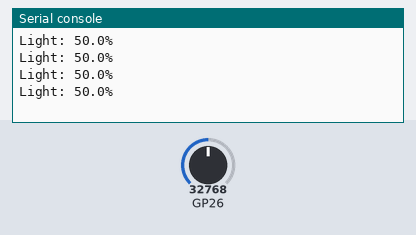
The program below on a simulated Raspberry Pi Pico running MicroPython. Parts: the last lines printed to the serial console. The inputs (shaded band) are chosen by the test bench; at power-on: GP26 = 32768 (analog values on the 0–65535 scale).

Above: at 1.2 s.
1.3 s: GP26 set to 45874
At 1.54 s:
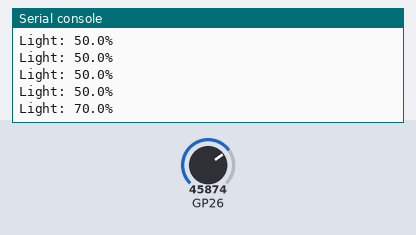
2.8 s: GP26 set to 57670
At 2.86 s:
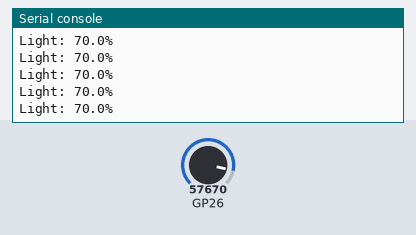
Timing chart, 0 to 5.8 s (numbered marks = the images above; inputs shaded):
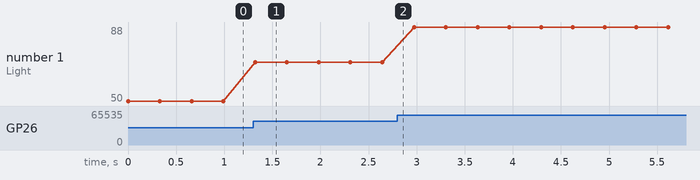

The program:

photoresistor.py
```python
from machine import ADC, Pin
from time import sleep

# Definiowanie stałych
PHOTO_PIN_NUMBER = 26
ADC_MAX_VALUE = 65535

def read_light_percentage(photo_pin_number):
    """
    Czyta wartość z fotorezystora podłączonego do podanego pinu
    i zwraca jasność jako procent maksymalnej wartości.
    """
    photo_resistor = ADC(Pin(photo_pin_number))
    light_value = photo_resistor.read_u16()
    light_percentage = round(light_value / ADC_MAX_VALUE * 100, 2)
    return light_percentage

while True:
    print(f"Light: {read_light_percentage(PHOTO_PIN_NUMBER)}%")
    sleep(0.33)
```

Measured:
- after the input at 1.3 s, the serial console: prints a new line at once (image 1)
- plotted number 1: 50 → 70 after the input at 1.3 s, 70 → 88 after the input at 2.8 s
